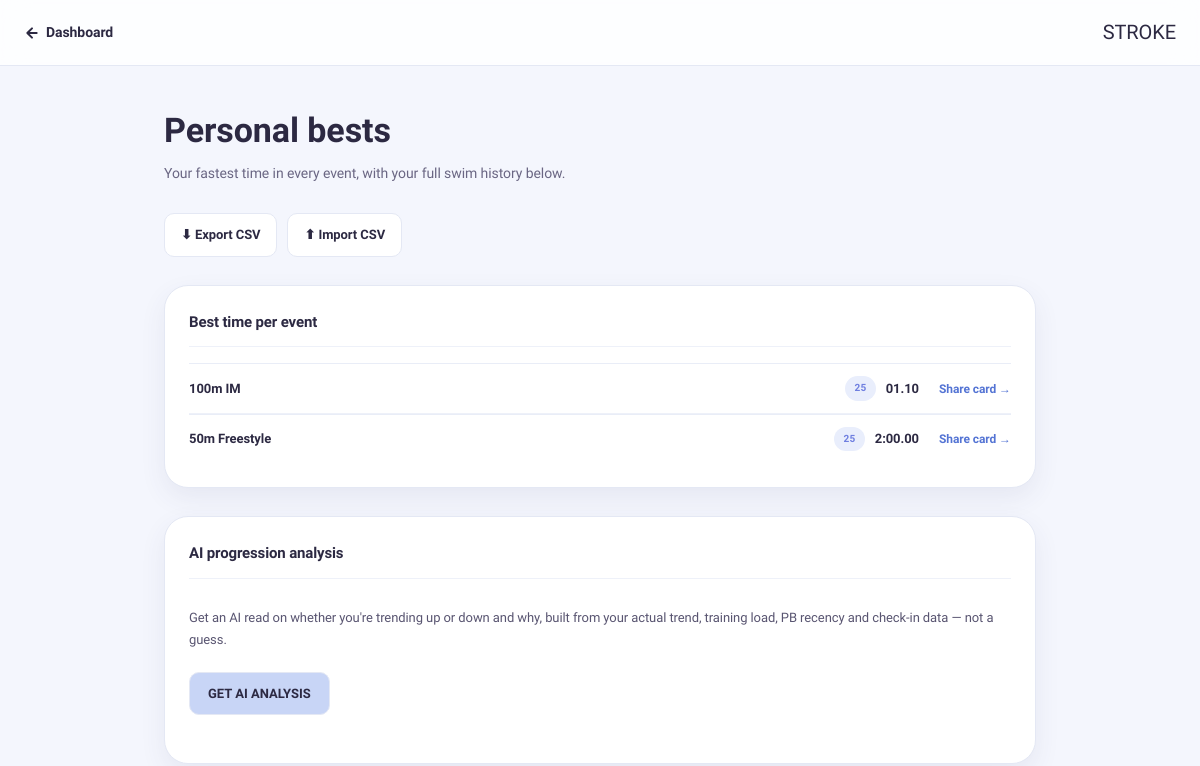
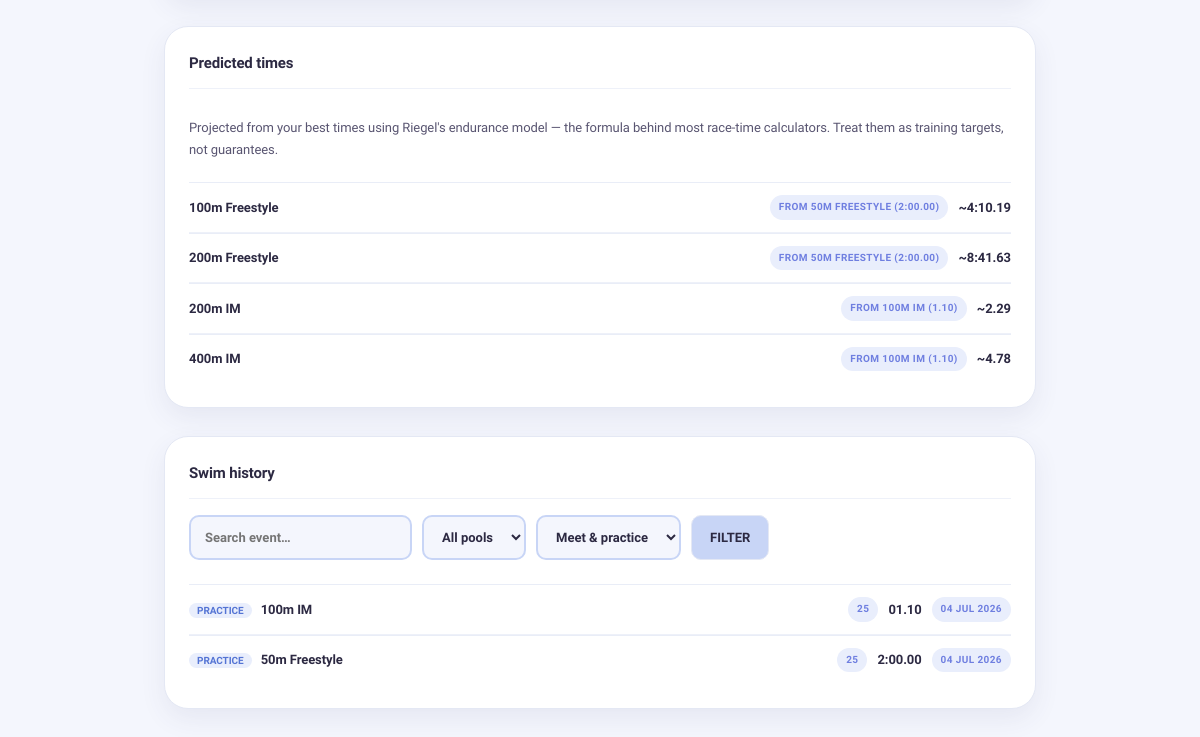
Before: /personal-bests (signed in) with the older database file (2 pictures, top to bottom).
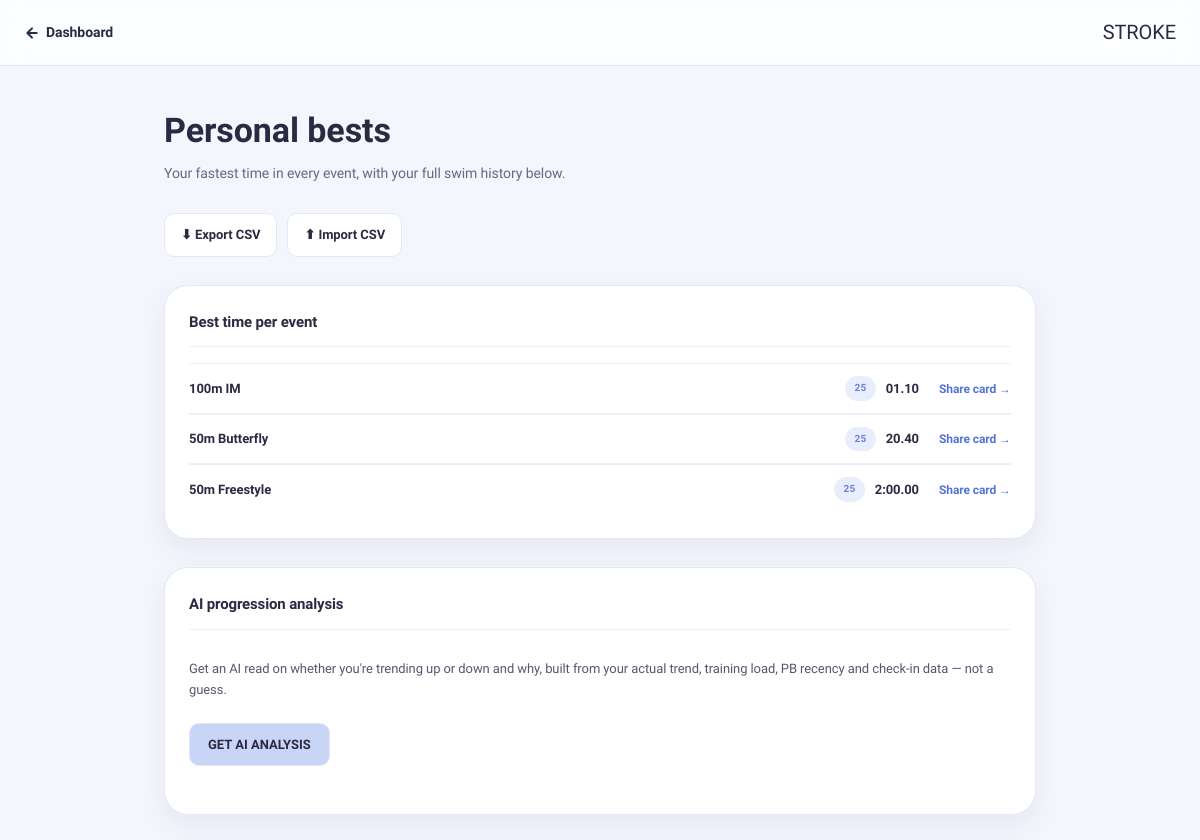
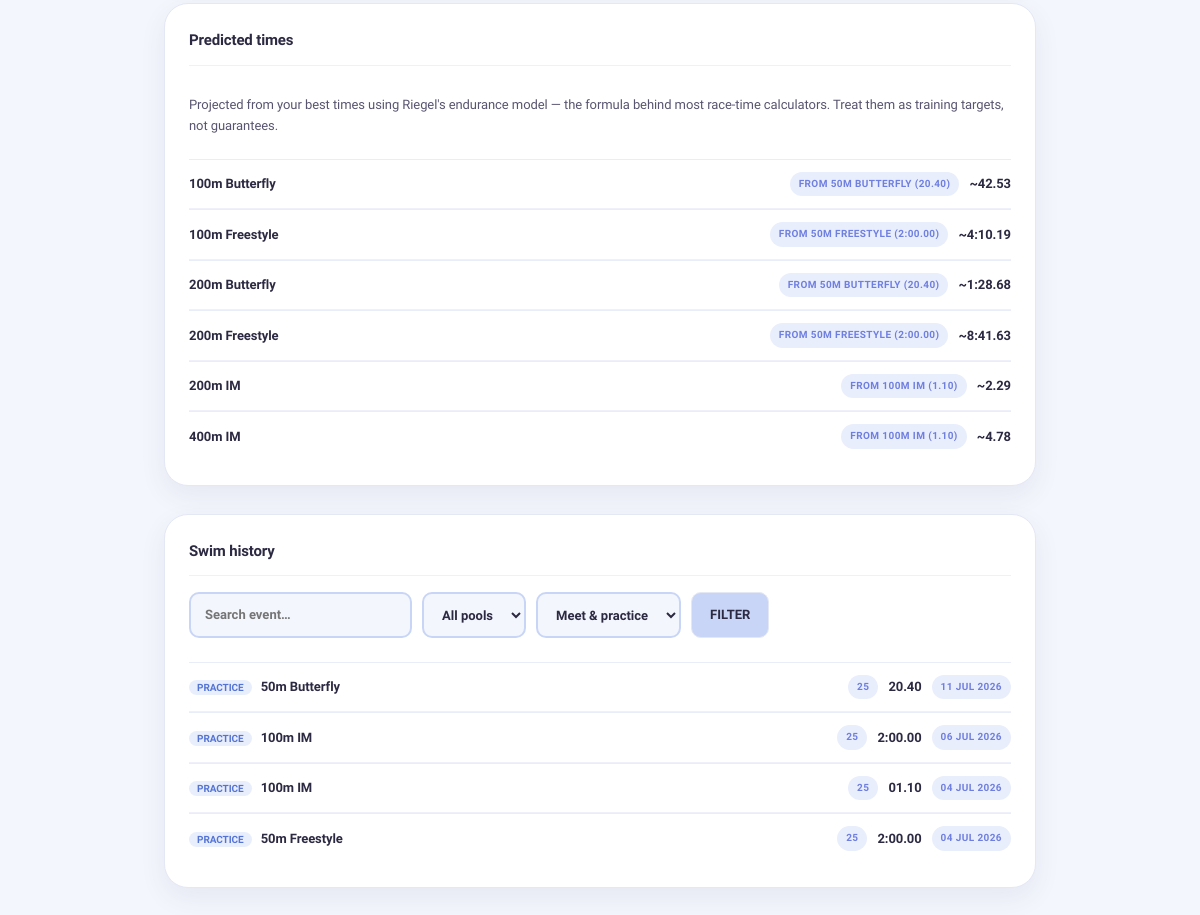
After: the same page with the newer database file (2 pictures, top to bottom).
### models.py (models this page shows, shortened)
class Swim(db.Model):
    __tablename__ = 'swim'
    id = db.Column(db.Integer, primary_key=True)
    user_id = db.Column(db.Integer, db.ForeignKey('user.id'), nullable=False)
    event = db.Column(db.String(50), nullable=False)
    pool = db.Column(db.String(10))
    stroke = db.Column(db.String(10))
    time = db.Column(db.String(20))
    notes = db.Column(db.Text)
    logged_at = db.Column(db.DateTime, default=datetime.utcnow)
    tag = db.Column(db.String(10), default='practice')  # 'practice' or 'meet'
    splits = db.Column(db.Text)  # JSON list of 50m split strings, optional
    def get_splits(self):
        try:
            return json.loads(self.splits or '[]')
        except (ValueError, TypeError):
            return []
    def time_in_seconds(self):
        t = self.time
        if not t:
            return None
        try:
            if ':' in t:
                mins, rest = t.split(':')
                return int(mins) * 60 + float(rest)
            return float(t)
        except:
            return None

### routes.py (the view, shortened to what this page needs)
@main.route('/personal-bests')
@login_required
def personal_bests():
    from app import db
    from models import Swim, Standard
    q = request.args.get('q', '').strip().lower()
    pool_filter = request.args.get('pool', '')
    tag_filter = request.args.get('tag', '')
    swims = (
        db.session.query(Swim)
        .filter_by(user_id=current_user.id)
        .order_by(Swim.logged_at.desc())
        .all()
    )
    def _pool_key(p):
        return '50' if str(p or '25').startswith('50') else '25'
    filtered = swims
    if q:
        filtered = [s for s in filtered if q in (s.event or '').lower()]
    if pool_filter:
        filtered = [s for s in filtered if _pool_key(s.pool) == _pool_key(pool_filter)]
    if tag_filter:
        filtered = [s for s in filtered if (s.tag or 'practice') == tag_filter]
    best_by_event = {}
    for s in swims:
        secs = s.time_in_seconds()
        if secs is None:
            continue
        current = best_by_event.get(s.event)
        if current is None or secs < current['secs']:
            best_by_event[s.event] = {'swim': s, 'secs': secs}
    standards = db.session.query(Standard).all()
    def nearest_standard(event, pool, secs):
        candidates = [st for st in standards if st.event == event and _pool_key(st.pool) == _pool_key(pool)]
        best = None
        return best
    pb_rows = []
    for event, data in best_by_event.items():
        swim = data['swim']
        match = nearest_standard(event, swim.pool, data['secs'])
        pb_rows.append({
            'swim': swim,
            'standard': match[0] if match else None,
            'diff': round(match[1], 2) if match else None,
        })
    pb_rows.sort(key=lambda r: r['swim'].event)
    def _fmt_secs(secs):
        if secs >= 60:
            return f'{int(secs // 60)}:{secs % 60:05.2f}'
        return f'{secs:.2f}'
    swims_by_event = {}
    for s in swims:  # already newest-first
        secs = s.time_in_seconds()
        if secs is not None:
            swims_by_event.setdefault(s.event, []).append(secs)
    trend_rows = []
    for event, times in swims_by_event.items():
        if len(times) < 4:
            continue
    trend_rows.sort(key=lambda r: {'slipping': 0, 'improving': 1, 'steady': 2}[r['direction']])
    def _event_parts(event):
        m = re.match(r'\s*(\d+)\s*m?\s+(.+)', event or '')
        return (int(m.group(1)), m.group(2).strip()) if m else (None, None)
    stroke_bests = {}
    for event, data in best_by_event.items():
        dist, stroke_name = _event_parts(event)
        if not dist or not stroke_name:
            continue
        cur = stroke_bests.setdefault(stroke_name, {})
        cur[dist] = min(cur.get(dist, float('inf')), data['secs'])
    PREDICT_DISTANCES = {
        'Freestyle': [50, 100, 200, 400, 800, 1500],
        'Backstroke': [50, 100, 200],
        'Breaststroke': [50, 100, 200],
        'Butterfly': [50, 100, 200],
        'IM': [100, 200, 400],
    }
    prediction_rows = []
    for stroke_name, bests in stroke_bests.items():
        targets = PREDICT_DISTANCES.get(stroke_name)
        if not targets:
            continue
        for target in targets:
            if target in bests:
                continue
            base_dist = min(bests.keys(), key=lambda d: abs(d - target))
            if not (0.25 <= target / base_dist <= 4):
                continue
            predicted = bests[base_dist] * (target / base_dist) ** 1.06
            prediction_rows.append({
                'event': f'{target}m {stroke_name}',
                'predicted': _fmt_secs(predicted),
                'base_event': f'{base_dist}m {stroke_name}',
                'base_time': _fmt_secs(bests[base_dist]),
            })
    prediction_rows.sort(key=lambda r: r['event'])
    from models import AthleteProfile
    progress_profile = db.session.query(AthleteProfile).filter_by(user_id=current_user.id).first()
    analysis_wait_hours = None
    if progress_profile and progress_profile.progress_insight_at:
        elapsed = datetime.utcnow() - progress_profile.progress_insight_at
        if elapsed < timedelta(hours=24):
            analysis_wait_hours = round((timedelta(hours=24) - elapsed).total_seconds() / 3600, 1)
    return render_template(
        'personal_bests.html',
        pb_rows=pb_rows,
        swims=filtered,
        q=request.args.get('q', ''),
        pool_filter=pool_filter,
        tag_filter=tag_filter,
        trend_rows=trend_rows,
        prediction_rows=prediction_rows,
        progress_profile=progress_profile,
        analysis_wait_hours=analysis_wait_hours,
    )

### models.py (called while the page is built)
    def get_progress_insight(self):
        try:
            return json.loads(self.progress_insight or '{}')
        except (ValueError, TypeError):
            return {}

### templates/personal_bests.html (shortened to what the changed rows need)
<!DOCTYPE html>
<html lang="en">
<head>
<link rel="stylesheet" href="{{ url_for('static', filename='css/main.css') }}">
<link rel="stylesheet" href="{{ url_for('static', filename='css/dashboard.css') }}">
</head>
<body>
<div class="pb-wrap">
  <h1 class="pb-h1">Personal bests</h1>
  <div class="panel" style="margin-bottom:28px">
    {% if pb_rows %}
      {% for row in pb_rows %}
      <div class="session-row">
        <span class="session-row-main">
          {{ row.swim.event }}
        </span>
        <span class="session-row-tag">{{ row.swim.pool }}</span>
        <span class="session-row-time">{{ row.swim.time }}</span>
        <span class="pb-row-actions"><a href="/personal-bests/{{ row.swim.id }}/card">Share card →</a></span>
      </div>
      {% endfor %}
    {% else %}
      <p class="panel-note">No swims logged yet. <a href="/log">Log your first swim</a> to start tracking PBs.</p>
    {% endif %}
  </div>
  {% if prediction_rows %}
  <div class="panel" style="margin-bottom:28px">
    {% for p in prediction_rows %}
    <div class="session-row">
      <span class="session-row-main">{{ p.event }}</span>
      <span class="session-row-tag">from {{ p.base_event }} ({{ p.base_time }})</span>
      <span class="session-row-time">~{{ p.predicted }}</span>
    </div>
    {% endfor %}
  </div>
  {% endif %}
  <div class="panel">
    {% if swims %}
      {% for s in swims %}
      <div class="session-row">
        <span class="session-row-main">
          <span class="pb-tag {{ s.tag or 'practice' }}">{{ (s.tag or 'practice')|capitalize }}</span>
          {{ s.event }}
        </span>
        <span class="session-row-tag">{{ s.pool }}</span>
        <span class="session-row-time">{{ s.time }}</span>
        <span class="session-row-tag">{{ s.logged_at.strftime('%d %b %Y') }}</span>
      </div>
      {% endfor %}
    {% else %}
      <p class="panel-note">No swims match those filters.</p>
    {% endif %}
  </div>
</div>
</body>
</html>

Changed rows visible on the page:
added Swim: swim.event "50m Butterfly", swim.pool "25", swim.time "20.40", event "100m Butterfly", base_event "50M BUTTERFLY", base_time "20.40", predicted "42.53", event "200m Butterfly", predicted "1:28.68", tag "PRACTICE", event "50m Butterfly", pool "25", time "20.40", logged_at "11 JUL 2026"
added Swim: tag "PRACTICE", event "100m IM", pool "25", time "2:00.00", logged_at "06 JUL 2026"
Other visible differences:
new list line: "Share card →"
